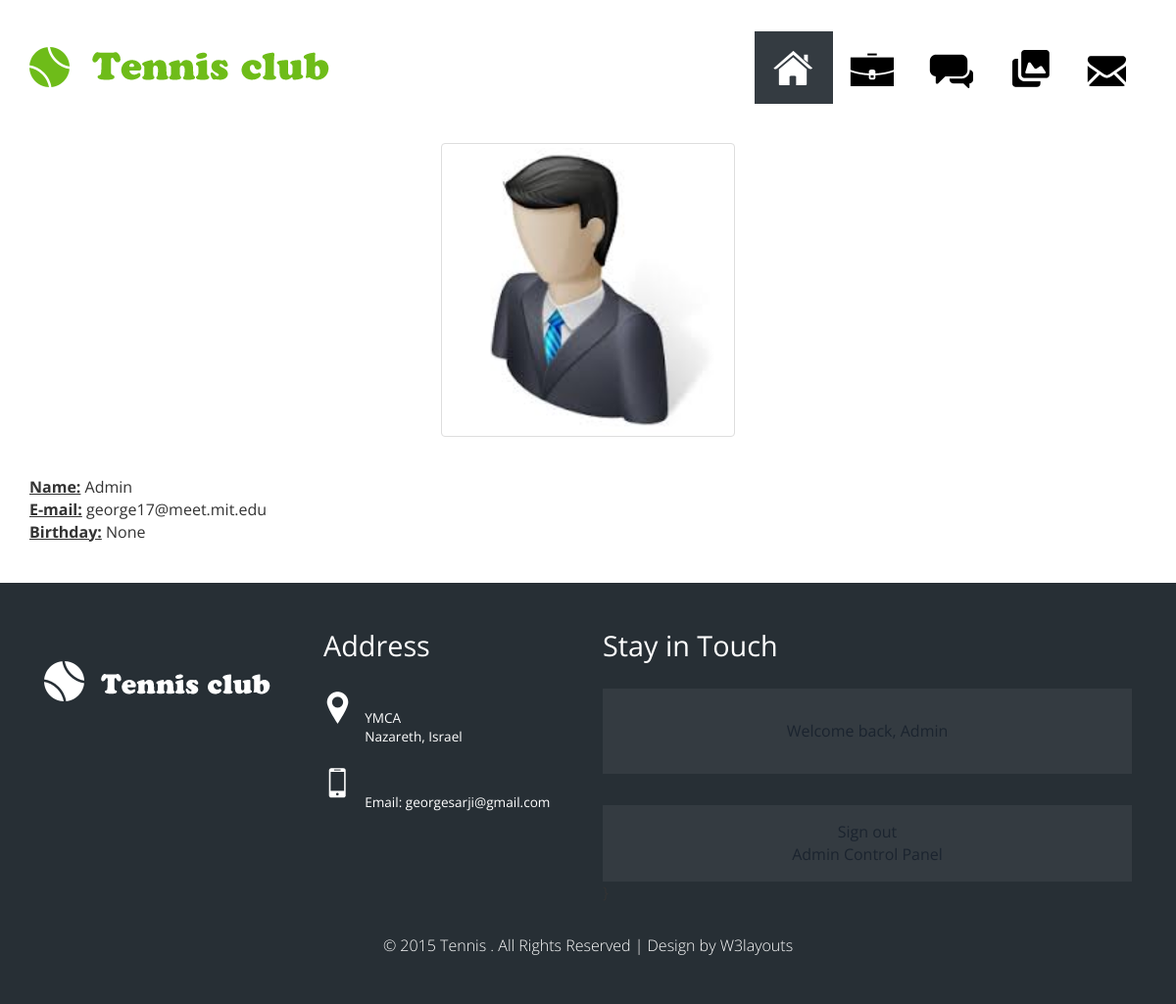
The app's page /profile (signed in), older data.
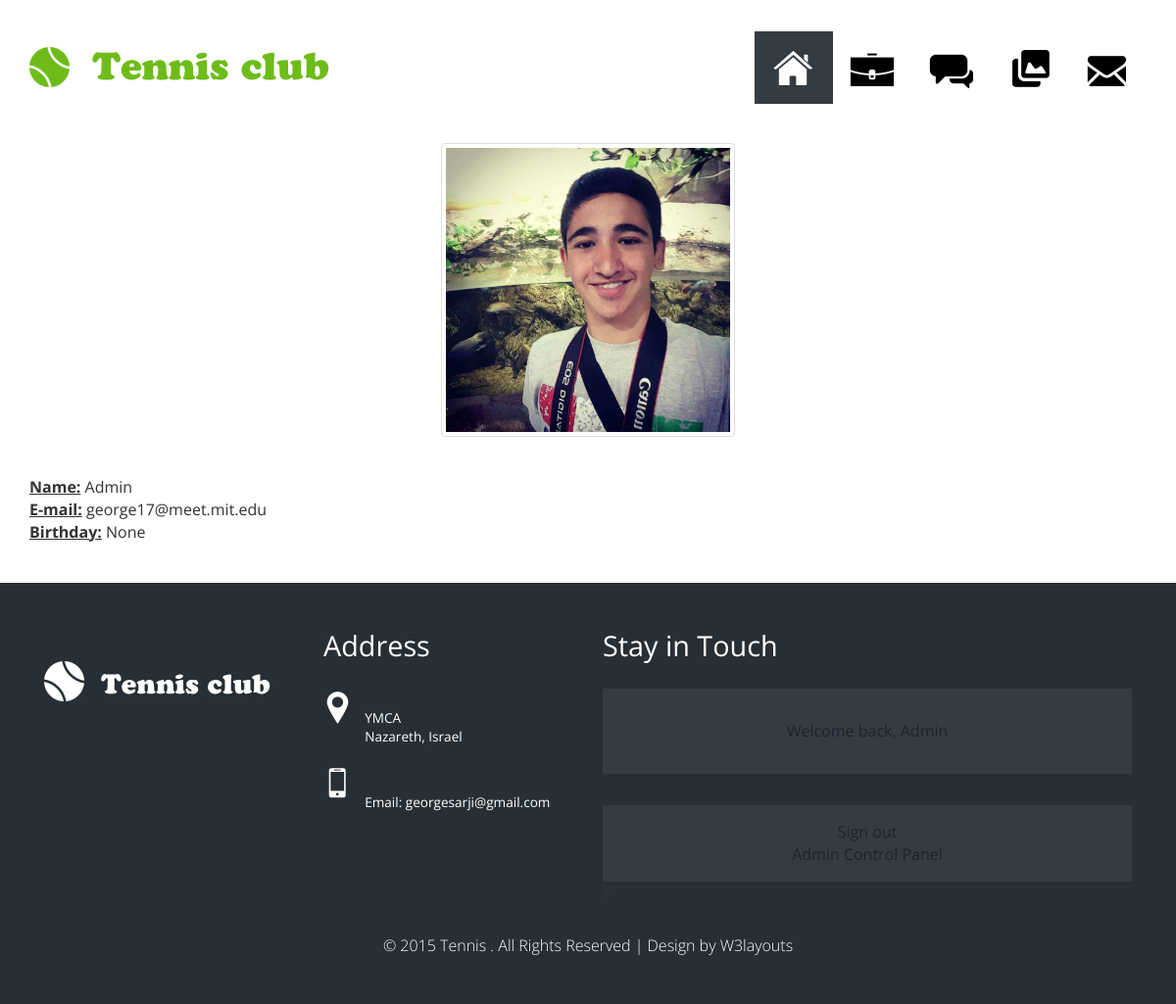
The same page, newer data.
### database_setup.py (models this page shows, shortened)
class User(Base):
    __tablename__ = 'user'
    id = Column(Integer, primary_key=True)
    name = Column(String(255))
    country = Column(String(255))
    email = Column(String(255), unique=True)
    photo = Column(String(255), unique=True)
    password_hash = Column(String(255))
    gender=Column(String)
    dob=Column(Date)
    admin=Column(Boolean)

### web_app.py (the view)
@app.route('/profile')
def profile():
	user=dbsession.query(User).filter_by(id=login_session['id']).first()
	return render_template('Profile.html', user=user)

### templates/Profile.html (shortened to what this page needs)
{% extends "layout.html" %}
{% block body %}
<center><img src="{{ url_for('static', filename=user.photo) }}" class="img-thumbnail" width=300px height=200px></center>
<p><label><u>Name:</u></label> {{user.name}}</p>
<p><label><u>E-mail:</u></label> {{user.email}}</p>
<p><label><u>Birthday:</u></label> {{user.dob}}</p>
{% endblock %}

### templates/layout.html (shortened to what this page needs)
<!DOCTYPE html>
<html lang="en">
<head>
<link href="{{ url_for('static', filename="css/bootstrap.css") }}" rel='stylesheet' type='text/css'/>
<link rel="stylesheet" href="{{ url_for('static', filename="css/style.css") }}" type="text/css">
</head>
<body>
<div class="header agileits">
   <div class="container">
   <div class="logo">
   <a href="{{ url_for('main') }}"><img src="{{url_for('static', filename="images/logo.png") }}" alt=""/></a>
   </div>
   <div class="top-menu top">
     <ul>
        <li class="active simptip-position-bottom simptip-movable" data-tooltip="Home"><a class="home" href="{{ url_for('main') }}""></a></li>
          <li class="simptip-position-bottom simptip-movable" data-tooltip="About Me"><a class="about" href="{{ url_for('AboutMe') }}"></a></li>
        <li class=" simptip-position-bottom simptip-movable" data-tooltip="News"><a class="service" href="{{ url_for('news') }}"></a></li>
        <li class=" simptip-position-bottom simptip-movable" data-tooltip="Gallery"><a class="gallery" href="{{ url_for('gallery') }}"></a></li>
        <li class=" simptip-position-bottom simptip-movable" data-tooltip="Contact Us"><a class="contact" href="{{ url_for('contact') }}"></a></li>
     </ul>
   </div>
   <div class="clearfix"></div>
   </div>
</div>
<div class="container">
{% block body %} {% endblock %}
</div
<div class="fotter w3-agileits">
   <div class="container">
     <div class="col-md-3 ftr-logo">
     <a href="index.html"><img src="{{ url_for('static', filename="images/logo2.png") }}" alt=""/></a>
     </div>
     <div class="col-md-3 address">
       <h4>Address</h4>
       <ul class="address-info">
           <li><span></span></li>
         <li><p>YMCA</p>
         <p>Nazareth, Israel</p></li>
       </ul>
       <ul class="address-mail">
         <li><span></span></li>
         <li><p>Email: <a href="mailto:georgesarji@gmail.com">georgesarji@gmail.com</a></p></li>
       </ul>
     </div>
     <div class="col-md-6 touch">
       <h4>Stay in Touch</h4>
       <div class="form">
       {% if 'id' not in session %}
       <center>
        <a href="{{ url_for('signup')}}"">
        Sign Up
        </a>
        </center>
       {% else %}
       <center><a href="{{ url_for('profile') }}">Welcome back, {{session['name']}}</a></center>
       {% endif %}
       </div>
       <div class="social-icons agileits-w3layouts">
       {% if 'id' not in session %}
        <center>
        <a href="{{ url_for('login')}}"">
        Sign in
        </a>
        </center>
       {% else %}
       <form action="" method="get">
       <center>
       <a href="{{ url_for('logout') }}">
       Sign out
       </a>
       </center>
       {% endif %}
       {% if session['admin'] == True %}
       <center>
        <a href="{{ url_for('admincp')}}"">
        Admin Control Panel
        </a>
        </center>
      {% endif %}
       </div>
     </div>
     <div class="clearfix"></div>
     <div class="copy-right w3-agile"><p>&copy 2015 Tennis . All Rights Reserved | Design by <a href="http://w3layouts.com/">W3layouts</a></p></div>
   </div>
</div>
</body>
</html>

Row changes from the older to the newer data that the page shows:
changed User "Admin": photo: picture removed, a placeholder shows
